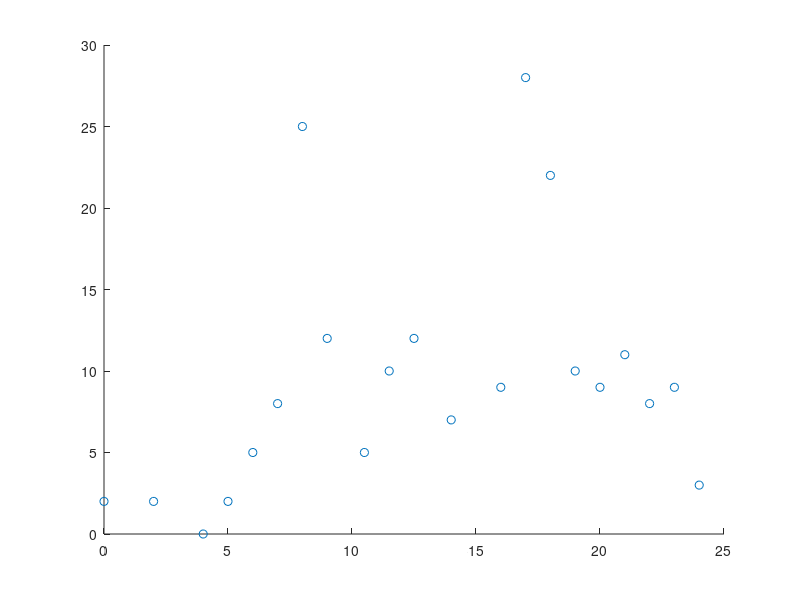

The MATLAB source for this figure: (Note: this script raises an error after producing the figure.)
xx = [0 2 4 5 6 7 8 9 10.5 11.5 12.5 14 16 17 18 19 20 21 22 23 24];
yy = [2 2 0 2 5 8 25 12 5 10 12 7 9 28 22 10 9 11 8 9 3];
scatter(xx,yy)

modelFun =  @(p,x) p(1).*exp(-(x-p(2)).^2./p(3).^2)+p(4).*exp(-(x-p(5)).^2./p(6).^2)+p(7).*exp(-(x-p(8)).^2./p(9).^2);
startingVals = [25 8 1 12 12.5 1 28 17 1];

nlModel = fitnlm(xx,yy,modelFun,startingVals);

xgrid = linspace(0,24,100)';
line(xgrid,predict(nlModel,xgrid),'Color','r');


p = nlModel.Coefficients.Estimate;
x = linspace(0,24,24*60);
y = p(1).*exp(-(x-p(2)).^2./p(3).^2)+p(4).*exp(-(x-p(5)).^2./p(6).^2)+p(7).*exp(-(x-p(8)).^2./p(9).^2);
sum(y)


